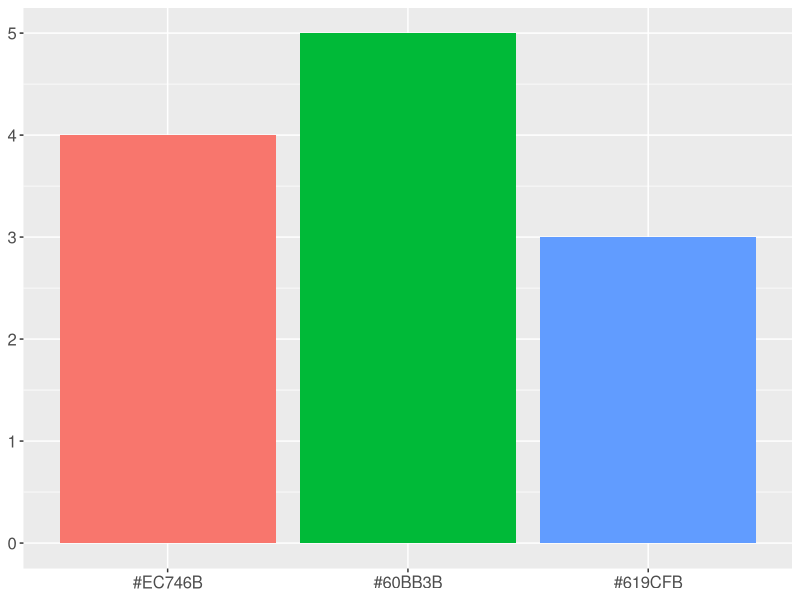
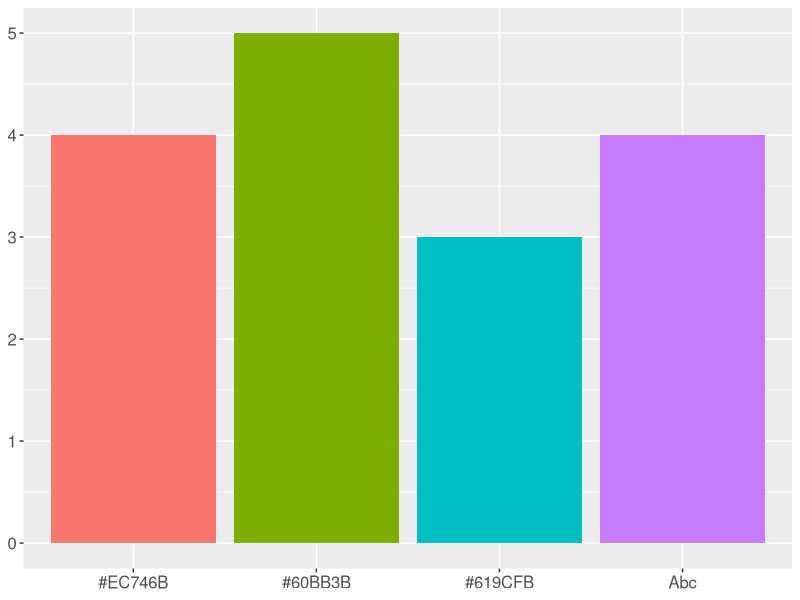
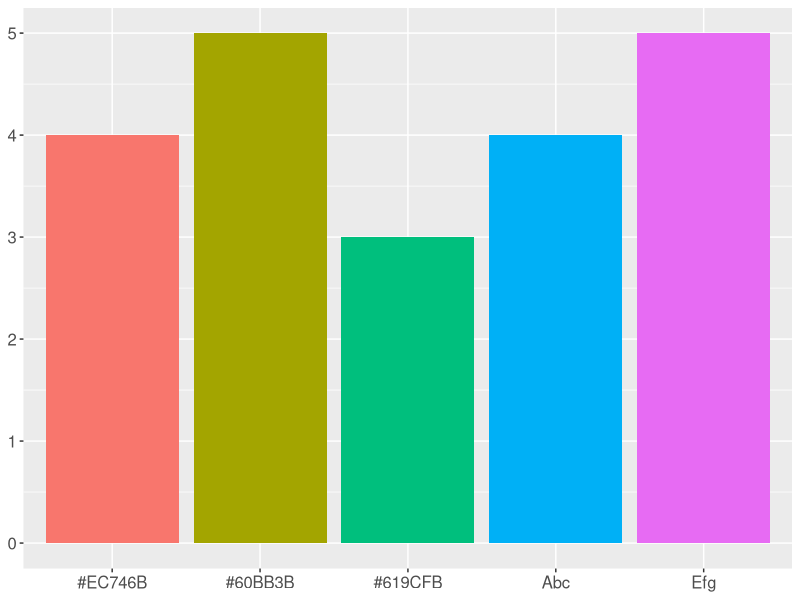

These figures' R source, in order:
## ---- chunk 1
library(tidyverse)
library(magrittr)
library(readxl)
library(ggplot2)
## ---- chunk 2
bar_data <- tibble(item=c("#EC746B", "#60BB3B", "#619CFB"), count=c(4,5,3))
bar_data$item <- factor(bar_data$item,levels = c("#EC746B", "#60BB3B", "#619CFB"))
a <- ggplot(bar_data, aes(x=item, y=count, fill=item)) +
  geom_bar(stat="identity") +
  theme(axis.title.x = element_blank(),
        axis.text.x = element_text(size=12),
        axis.title.y = element_blank(),
        axis.text.y = element_text(size=12),
        legend.position = "none")
ggsave(a, filename="ggplotStandard3.png", width=5, height=3)
## ---- chunk 3
bar_data <- tibble(item=c("#EC746B", "#60BB3B", "#619CFB", "Abc"), count=c(4,5,3,4))
bar_data$item <- factor(bar_data$item,levels = c("#EC746B", "#60BB3B", "#619CFB", "Abc"))
a <- ggplot(bar_data, aes(x=item, y=count, fill=item)) +
  geom_bar(stat="identity") +
  theme(axis.title.x = element_blank(),
        axis.text.x = element_text(size=12),
        axis.title.y = element_blank(),
        axis.text.y = element_text(size=12),
        legend.position = "none")
ggsave(a, filename="ggplotStandard4.png", width=5, height=3)
## ---- chunk 4
bar_data <- tibble(item=c("#EC746B", "#60BB3B", "#619CFB", "Abc", "Efg"), count=c(4,5,3,4,5))
bar_data$item <- factor(bar_data$item,levels = c("#EC746B", "#60BB3B", "#619CFB", "Abc", "Efg"))
a <- ggplot(bar_data, aes(x=item, y=count, fill=item)) +
  geom_bar(stat="identity") +
  theme(axis.title.x = element_blank(),
        axis.text.x = element_text(size=12),
        axis.title.y = element_blank(),
        axis.text.y = element_text(size=12),
        legend.position = "none")
ggsave(a, filename="ggplotStandard5.png", width=5, height=3)
